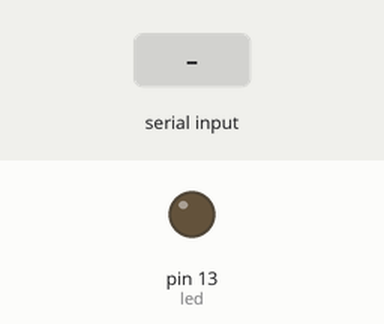
This sketch was run on a simulated Arduino Uno, built with avr-gcc and run on an emulated ATmega328P. On the bench: output pins drawn as LEDs (lit = HIGH). The inputs (shaded band) are chosen by the test bench. What the sketch prints to the serial monitor is not drawn.

Above: at 2.0 s.
2.1 s: byte 90 received over Serial
At 4.2 s:
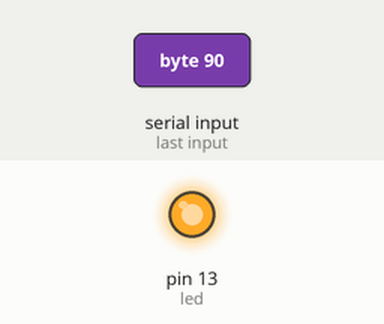
6.5 s: byte 120 received over Serial
At 8.4 s:
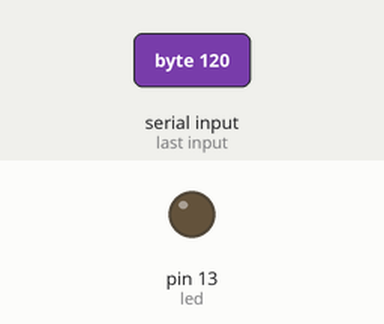
Timing chart, 0 to 9.9 s (numbered marks = the images above; inputs shaded):
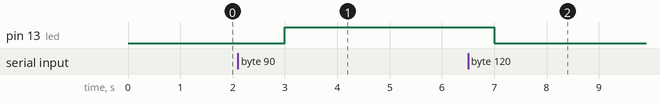

The sketch:

Print_name.ino
```cpp
/*	This is a default program--
	Use File->Load Prog to load a different program
*/
char input;
int led=13;
void setup()
{
	pinMode(led,OUTPUT);
  Serial.begin(9600);
}
void loop() {
  delay(1000);
  input=Serial.read();
  Serial.println(input);
  if(input>=65&&input<=90)
  {
    digitalWrite(13,HIGH);
  }
  else if(input>=97&&input<=122)
  {
    digitalWrite(13,LOW);
  }

}
```

Measured:
- after the input at 2.1 s, pin 13 (led): LOW → HIGH after 0.90 s
- after the input at 6.5 s, pin 13 (led): HIGH → LOW after 0.50 s
